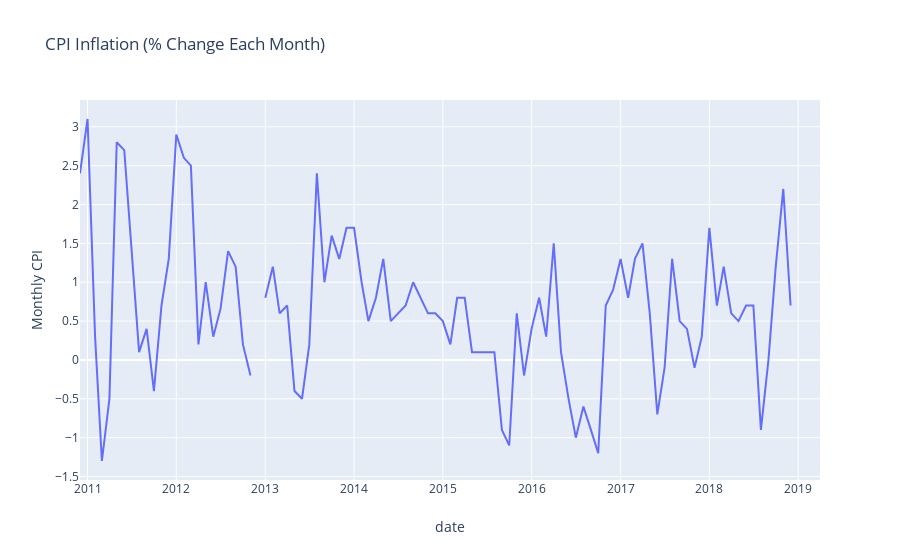

Here is the notebook cell this chart was saved with:
### Code cell
px.line(df, x='date', y='Monthly CPI', title='CPI Inflation (% Change Each Month)')

### Figure 1 — Plotly figure (JSON) as saved in the notebook; plotly's stock layout.template omitted (floating-point values rounded to 4 significant figures)
{"data": [{"hovertemplate": "date=%{x}<br>Monthly CPI=%{y}<extra></extra>", "legendgroup": "", "line": {"color": "#636efa", "dash": "solid"}, "mode": "lines", "name": "", "showlegend": false, "type": "scatter", "uid": "a21d9152-445a-4aa1-8a7b-e137c52f58a5", "x": ["2010-12-01", "2011-01-01", "2011-02-01", "2011-03-01", "2011-04-01", "2011-05-01", "2011-06-01", "2011-07-01", "2011-08-01", "2011-09-01", "2011-10-01", "2011-11-01", "2011-12-01", "2012-01-01", "2012-02-01", "2012-03-01", "2012-04-01", "2012-05-01", "2012-06-01", "2012-07-01", "2012-08-01", "2012-09-01", "2012-10-01", "2012-11-01", "2012-12-01", "2013-01-01", "2013-02-01", "2013-03-01", "2013-04-01", "2013-05-01", "2013-06-01", "2013-07-01", "2013-08-01", "2013-09-01", "2013-10-01", "2013-11-01", "2013-12-01", "2014-01-01", "2014-02-01", "2014-03-01", "2014-04-01", "2014-05-01", "2014-06-01", "2014-07-01", "2014-08-01", "2014-09-01", "2014-10-01", "2014-11-01", "2014-12-01", "2015-01-01", "2015-02-01", "2015-03-01", "2015-04-01", "2015-05-01", "2015-06-01", "2015-07-01", "2015-08-01", "2015-09-01", "2015-10-01", "2015-11-01", "2015-12-01", "2016-01-01", "2016-02-01", "2016-03-01", "2016-04-01", "2016-05-01", "2016-06-01", "2016-07-01", "2016-08-01", "2016-09-01", "2016-10-01", "2016-11-01", "2016-12-01", "2017-01-01", "2017-02-01", "2017-03-01", "2017-04-01", "2017-05-01", "2017-06-01", "2017-07-01", "2017-08-01", "2017-09-01", "2017-10-01", "2017-11-01", "2017-12-01", "2018-01-01", "2018-02-01", "2018-03-01", "2018-04-01", "2018-05-01", "2018-06-01", "2018-07-01", "2018-08-01", "2018-09-01", "2018-10-01", "2018-11-01", "2018-12-01", "2019-01-01", "2019-02-01", "2019-03-01", "2019-04-01"], "xaxis": "x", "y": [2.4, 3.1, 0.3, -1.3, -0.5, 2.8, 2.7, 1.4, 0.1, 0.4, -0.4, 0.7, 1.3, 2.9, 2.6, 2.5, 0.2, 1, 0.3, 0.66, 1.4, 1.2, 0.2, -0.2, null, 0.8, 1.2, 0.6, 0.7, -0.4, -0.5, 0.2, 2.4, 1, 1.6, 1.3, 1.7, 1.7, 1, 0.5, 0.8, 1.3, 0.5, 0.6, 0.7, 1, 0.8, 0.6, 0.6, 0.5, 0.2, 0.8, 0.8, 0.1, 0.1, 0.1, 0.1, -0.9, -1.1, 0.6, -0.2, 0.4, 0.8, 0.3, 1.5, 0.1, -0.5, -1, -0.6, -0.9, -1.2, 0.7, 0.9, 1.3, 0.8, 1.3, 1.5, 0.6, -0.7, -0.1, 1.3, 0.5, 0.4, -0.1, 0.3, 1.7, 0.7, 1.2, 0.6, 0.5, 0.7, 0.7, -0.9, 0, 1.2, 2.2, 0.7, null, null, null, null], "yaxis": "y"}], "layout": {"autosize": true, "grid": {"xaxes": ["x"], "xgap": 0.1, "xside": "bottom", "yaxes": ["y"], "ygap": 0.1, "yside": "left"}, "legend": {"tracegroupgap": 0}, "title": {"text": "CPI Inflation (% Change Each Month)"}, "xaxis": {"autorange": true, "range": ["2010-12-01", "2019-04-01"], "title": {"text": "date"}, "type": "date"}, "yaxis": {"autorange": true, "range": [-1.544, 3.344], "title": {"text": "Monthly CPI"}, "type": "linear"}}}
